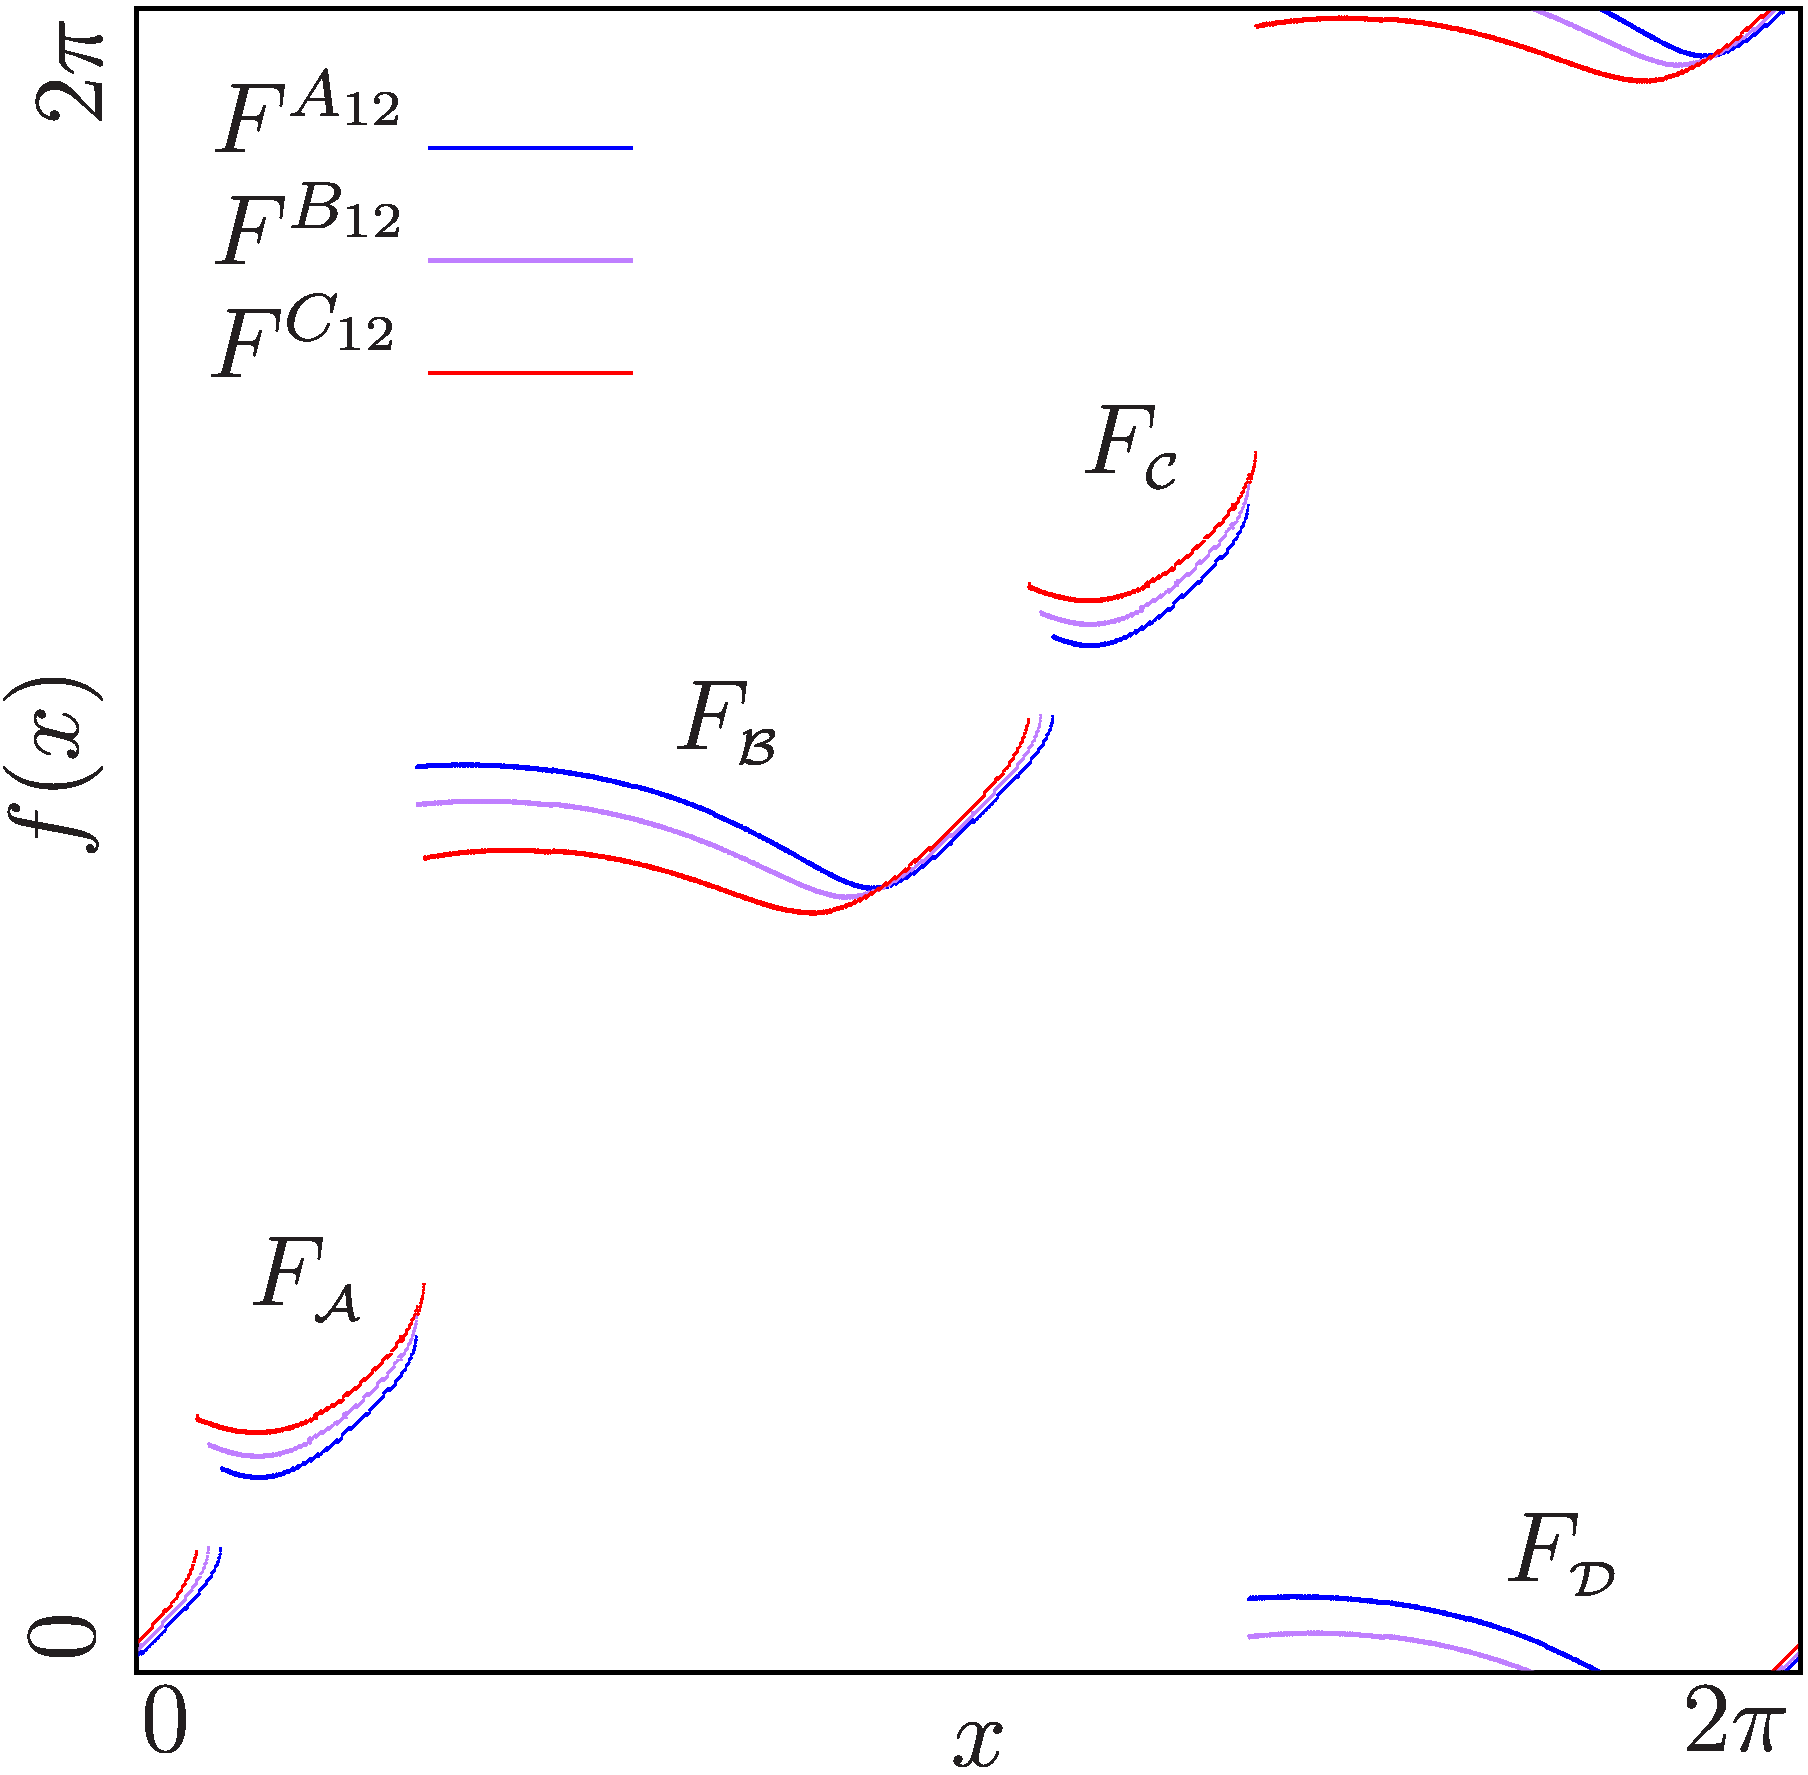

Source code (gnuplot):
set terminal postscript landscape enhanced color blacktext \
    dashed dashlength 1.0 linewidth 1.0 defaultplex \
    palfuncparam 2000,0.003 \
    butt "Helvetica" 20

set output 'illustration_fm.eps'

set size square
set border lw 1

L = 0
R = 2 * pi
D = 0
U = 2 * pi

set xrange [L to R]
set yrange [D to U]

set xtics ('L' L, 'R' R)
set ytics ('D' D, 'U' U) rotate by 90

set xlabel 'x' offset 0, 1.3
set ylabel 'y' offset 4.2, 0 rotate by 90

set xlabel 'x'
set ylabel 'y'

set label 'FA' at 0.4, 1.4
set label 'FB' at 2.0, 3.5
set label 'FC' at 0.4 + pi, 1.4 + pi
set label 'FD' at 2.0 + pi, 3.5 - pi

set key at 0.65*pi, 1.9*pi spacing 1.5

plot    1/0 w line lw 2 lc rgb 'blue' t 'FA12', 'model1.dat' w dots notitle lc rgb 'blue', \
        1/0 w line lw 2 lc rgb 'purple' t 'FB12', 'model2.dat' w dots notitle lc rgb 'purple', \
        1/0 w line lw 2 lc rgb 'red' t 'FC12', 'model3.dat' w dots notitle lc rgb 'red'
